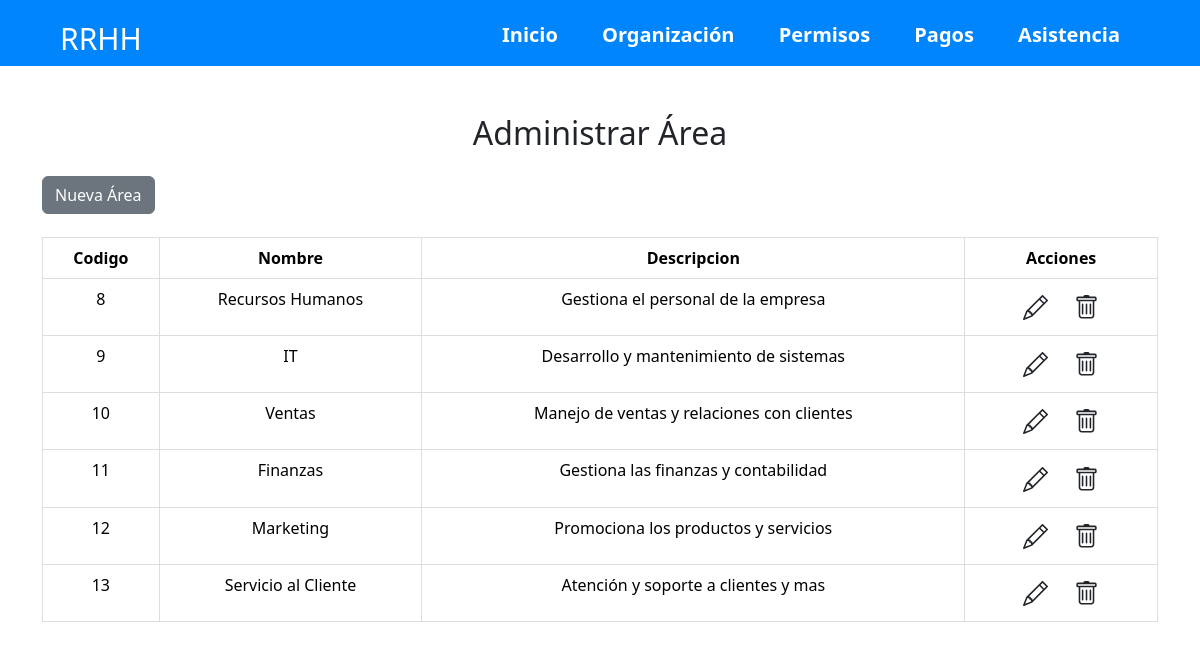
Page /rrhh/administrador/Organizacion/areas on the committed database.
### RRHH/models.py (models this page shows, shortened)
class Area(models.Model):
    id_area = models.AutoField(primary_key=True)
    nombre_area = models.CharField(max_length=50)
    descripcion_area = models.TextField(max_length=100)
    encargado = models.OneToOneField('Empleado', blank=True, null=True, on_delete=models.SET_NULL, related_name='area_encargada')

### RRHH/views.py (the view)
# urls.py: path('administrador/Organizacion/areas',AdministrarAreaView, name="AdministrarAreaView"),
def AdministrarAreaView(request):
    areas=Area.objects.all()
    data={
        'areas':areas
    }
    return render(request, "ADadministrarArea.html", data)

### RRHH/templates/ADadministrarArea.html (shortened to what this page needs)
<!DOCTYPE html>
<html lang="es">
<head>
    <link href="https://cdn.jsdelivr.net/npm/bootstrap@5.3.3/dist/css/bootstrap.min.css" rel="stylesheet">
    <link rel="stylesheet" href="https://cdn.jsdelivr.net/npm/bootstrap-icons@1.11.3/font/bootstrap-icons.min.css">
</head>
<body >
      <header>
        <nav>
            <h1>RRHH</h1>
            <ul>
                <li><a href="#">Inicio</a></li>
                <li><a href="/administrador/Organizacion">Organización</a></li>
                <li><a href="/administrador/permisos">Permisos</a></li>
                <li><a href="/administrador/pagos">Pagos</a></li>
                <li><a href="/administrador/asistencia">Asistencia</a></li>
            </ul>
        </nav>
    </header>
    <br><br>
    <div class="container ">
        <h2 class="text-center mb-4">Administrar Área</h2>
        <div>
            <a class="btn btn-secondary" role="button" href="/administrador/Organizacion/areas/gestionarArea">Nueva Área</a>
        </div>
        <table class="table">
            <thead>
                <tr>
                    <th>Codigo</th>
                    <th>Nombre</th>
                    <th>Descripcion</th>
                    <th>Acciones</th>
                </tr>
            </thead>
            <tbody>
                {% for area in areas %}
                <tr>
                    <td>{{area.id_area}}</td>
                    <td>{{area.nombre_area}}</td>
                    <td>{{area.descripcion_area}}</td>
                    <td>
                        {% if area.id_area %}
                        <a class="btn" role="button" href="{% url 'ModificarArea' area.id_area %}" style="background-color: white;">
                        {% endif %}
                        {% if area.id_area %}
                        <a class="btn" role="button" href="{% url 'EliminarArea' area.id_area %}" style="background-color: white;">
                         </a>
                         {% endif %}
                </td>
                {% endfor %}
            </tbody>
        </table>
    </div>
</body>
</html>

### RRHH/templates/ADadministrarArea.html (style rules this page uses)
html, body { height: 100%; margin: 0; }
nav { display: flex; align-items: center; justify-content: space-between; padding-top: 20px; padding-left: 5%; padding-right: 5%; font-weight: bold; background-color: #0085fc; }
h1 { color: white; font-size: 30px; }
ul li { display: inline-block; padding: 0px 20px; font-size: 20px; }
a { color: white; text-decoration: none; }
.table { width: 100%; border-collapse: collapse; margin-top: 2%; }
.table th,.table td { border: 1px solid #ddd; padding: 8px; text-align: center; }

### rows in the picture
Area: id_area "8", nombre_area "Recursos Humanos", descripcion_area "Gestiona el personal de la empresa"
Area: id_area "9", nombre_area "IT", descripcion_area "Desarrollo y mantenimiento de sistemas"
Area: id_area "10", nombre_area "Ventas", descripcion_area "Manejo de ventas y relaciones con clientes"
Area: id_area "11", nombre_area "Finanzas", descripcion_area "Gestiona las finanzas y contabilidad"
Area: id_area "12", nombre_area "Marketing", descripcion_area "Promociona los productos y servicios"
Area: id_area "13", nombre_area "Servicio al Cliente", descripcion_area "Atención y soporte a clientes y mas"
